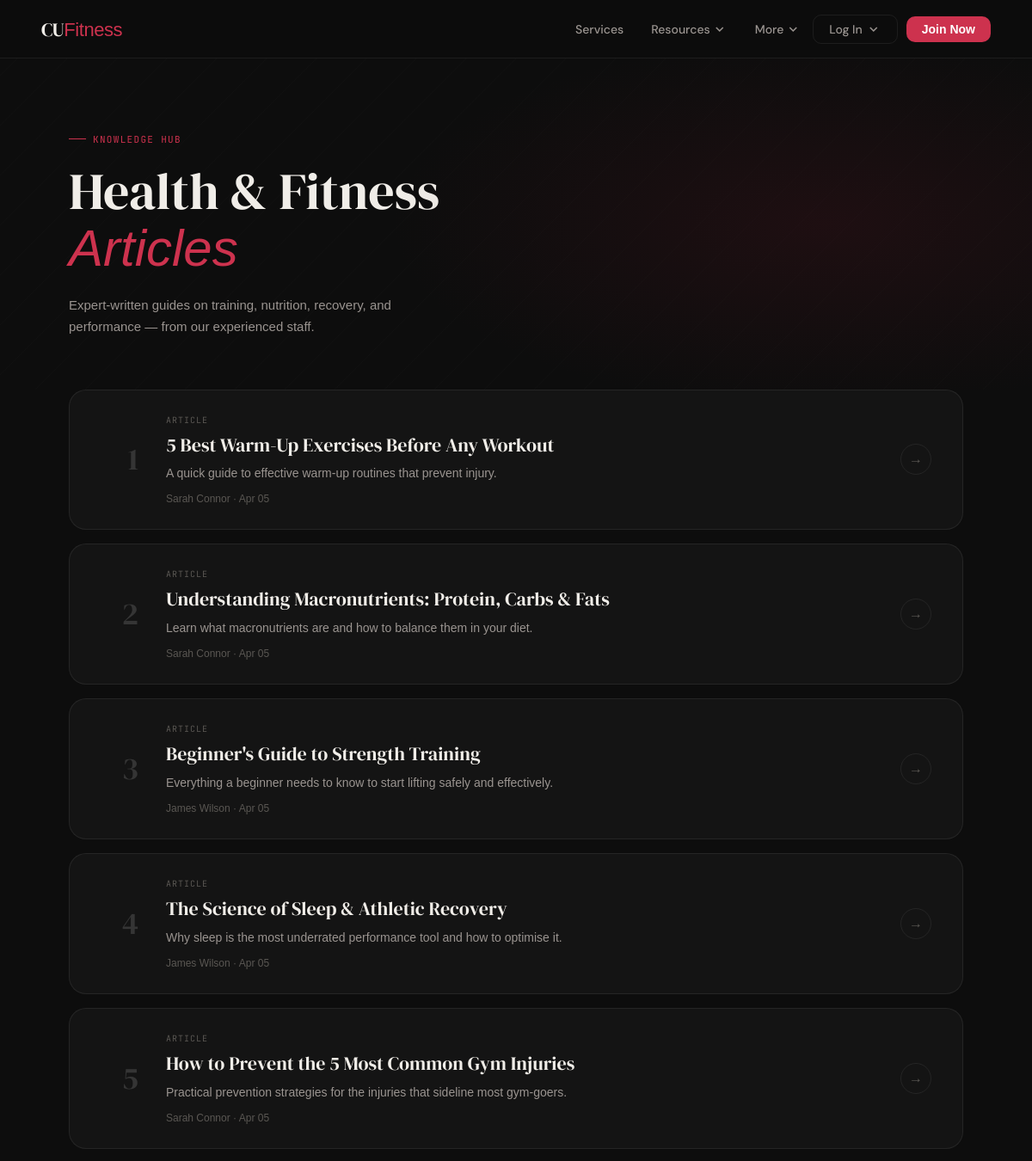
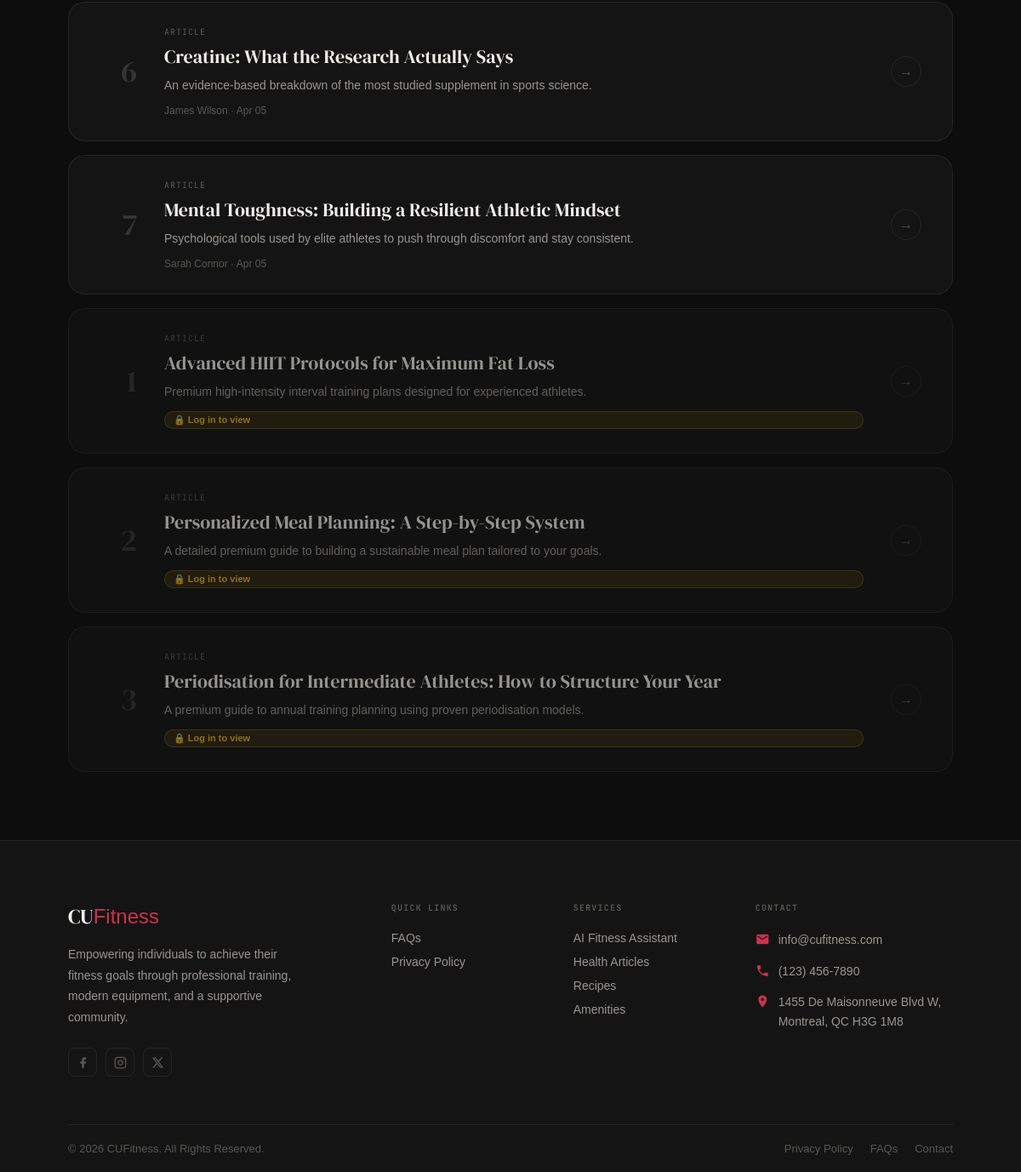
The app's page /articles/ with its own data (2 pictures, top to bottom).
### CUFitness/models.py (models this page shows, shortened)
class Article(models.Model):
    author = models.ForeignKey(
        CustomUser, related_name="articles",
        on_delete=models.SET_NULL,
        null=True,
        blank=True
    )
    title = models.CharField(max_length=100)
    locked = models.BooleanField(default=False, help_text='Premium content — requires login to view')
    description = models.CharField(max_length=250, help_text='Brief summary of the article')
    body = models.TextField(help_text="Add body here")
    created_at = models.DateTimeField(auto_now_add=True)
    updated_at = models.DateTimeField(auto_now=True)

class CustomUser(AbstractBaseUser, PermissionsMixin):
    ROLE_CHOICES = [
        ('MEMBER', 'Member'),
        ('COACH', 'Coach'),
        ('STAFF', 'Staff'),
        ('ADMIN', 'Admin'),
    ]
    role = models.CharField(max_length=20, choices=ROLE_CHOICES, default='MEMBER', verbose_name='user role')
    MEMBERSHIP_CHOICES = [
        ("BASIC", "Basic"),
        ("STANDARD", "Standard"),
        ("PLATINUM", "Platinum"),
        ("PER_SESSION", "Per Session"),
    ]
    email = models.EmailField(_("email address"), unique=True)
    first_name = models.CharField(_("first name"), max_length=50, default='')
    last_name = models.CharField(_("last name"), max_length=50, default='')
    membership = models.CharField(_("membership"), max_length=50, choices=MEMBERSHIP_CHOICES, default='BASIC')
    phone_number = models.CharField(max_length=20, default='', help_text='e.g. +1 514 555 0123')
    date_of_birth = models.DateField(null=True,)
    address = models.CharField(max_length=255, default='', blank=True,)
    profile_picture = models.ImageField(upload_to='profile_pictures/', default='defaults/Default_Profile_Picture.jpg',blank=True,)
    REQUEST_STATUS_CHOICES = [
        ('NONE', 'No Request'),
        ('PENDING', 'Pending Approval'),
        ('APPROVED', 'Approved'),
        ('REJECTED', 'Rejected'),
    ]
    coach_request_status = models.CharField(
        max_length=20,
        choices=REQUEST_STATUS_CHOICES,
        default='NONE',
        verbose_name='Coach request status'
    )
    WORKOUT_VISIBILITY_CHOICES = [
        ('PUBLIC', 'Public'),
        ('COACH_ONLY', 'Coach Only'),
    ]
    workout_visibility = models.CharField(
        max_length=20,
        choices=WORKOUT_VISIBILITY_CHOICES,
        default='COACH_ONLY',
        verbose_name='Workout history privacy setting'
    )
    is_staff = models.BooleanField(default=False)   # Staff access
    is_active = models.BooleanField(default=True)   # Account deactivation control
    date_joined = models.DateTimeField(default=timezone.now)
    USERNAME_FIELD = "email"    # Use email as login
    REQUIRED_FIELDS = []    # Safety control for createsuperuser
    objects = CustomUserManager()
    class Meta:
        permissions = [
            ("can_ban_users", "Can ban users"),
            ("can_view_coach_requests", "Can view coach requests"),
            ("can_accept_coach_requests", "Can accept coach requests"),
            ("can_change_user_role", "Can change user role"),
            ("can_view_user_reports", "Can view user reports"),
        ]

### CUFitness/views.py (the view)
# urls.py: path("articles/", views.user_articles, name='user_articles'),
def user_articles(request):
    free_articles = Article.objects.filter(locked=False)
    locked_articles = Article.objects.filter(locked=True)
    return render(request, 'CUFitness/general_website/navbar/articles.html',
                  {"free_articles": free_articles, "locked_articles": locked_articles})

### CUFitness/templates/CUFitness/general_website/navbar/articles.html (shortened to what this page needs)
{% extends 'CUFitness/general_website/base.html' %}
{% load static %}
{% block extra_styles %}
    <link rel="stylesheet" href="{% static 'general_website/articles.css' %}"/>
{% endblock %}
{% block content %}
    <div class="art-hero">
      <div class="art-hero-label">Knowledge Hub</div>
      <h1>Health &amp; Fitness<br><em>Articles</em></h1>
      <p class="art-hero-sub">Expert-written guides on training, nutrition, recovery, and performance — from our experienced staff.</p>
    </div>
    <div class="art-grid">
      {% for article in free_articles %}
      <a href="{% url 'article_details' article.id %}" class="art-card">
        <div class="art-card-index">{{ forloop.counter }}</div>
        <div class="art-card-body">
          <div class="art-card-tag">Article</div>
          <h3>{{ article.title }}</h3>
          <p>{{ article.description }}</p>
          <span class="art-card-author">{{ article.author.first_name|default:"CUFitness" }} {{ article.author.last_name|default:"" }} · {{ article.created_at|date:"M d" }}</span>
        </div>
        <div class="art-card-arrow">→</div>
      </a>
      {% empty %}
      <p style="padding:40px; color:var(--text-muted)">No articles yet.</p>
      {% endfor %}
      {% if user.is_authenticated %}
        {% for article in locked_articles %}
        <a href="{% url 'article_details' article.id %}" class="art-card">
          <div class="art-card-index">{{ forloop.counter }}</div>
          <div class="art-card-body">
            <div class="art-card-tag">Article · Members</div>
            <h3>{{ article.title }}</h3>
            <p>{{ article.description }}</p>
            <span class="art-card-author">{{ article.author.first_name|default:"CUFitness" }} {{ article.author.last_name|default:"" }} · {{ article.created_at|date:"M d" }}</span>
          </div>
          <div class="art-card-arrow">→</div>
        </a>
        {% endfor %}
      {% else %}
        {% for article in locked_articles %}
        <a href="{% url 'login' %}" class="art-card locked">
          <div class="art-card-index">{{ forloop.counter }}</div>
          <div class="art-card-body">
            <div class="art-card-tag">Article</div>
            <h3>{{ article.title }}</h3>
            <p>{{ article.description }}</p>
            <div class="locked-badge" style="margin-top:4px">🔒 Log in to view</div>
          </div>
          <div class="art-card-arrow">→</div>
        </a>
        {% endfor %}
      {% endif %}
    </div>
{% endblock %}

### CUFitness/static/general_website/base.css (style rules this page uses)
* { margin: 0; padding: 0; box-sizing: border-box; font-family: 'Poppins', sans-serif; }
body { background-color: #111; color: #fff; }

### CUFitness/static/general_website/navbar.css (style rules this page uses)
:root { --cu-red: hsl(349, 61%, 50%); --cu-red-glow: hsla(349, 61%, 50%, 0.15); --surface-0: #0d0d0d; --surface-1: #141414; --surface-2: #1c1c1c; --border: rgba(255,255,255,0.07); --border-hover:rgba(255,255,255,0.14); --text-primary: #f0ede8; --text-secondary: #9a9490; --text-muted: #5a5753; --radius-lg: 20px; --nav-height: 68px; }
*, *::before, *::after { box-sizing: border-box; }
body { margin: 0; background: var(--surface-0); color: var(--text-primary); font-family: 'DM Sans', sans-serif; }

### CUFitness/static/general_website/articles.css (style rules this page uses)
:root { --cu-red: hsl(349, 61%, 50%); --cu-red-dim: hsl(349, 61%, 35%); --cu-red-glow: hsl(349, 61%, 50%, 0.15); --surface-0: #0d0d0d; --surface-1: #141414; --surface-2: #1c1c1c; --border: rgba(255,255,255,0.07); --border-hover: rgba(255,255,255,0.14); --text-primary: #f0ede8; --text-secondary: #9a9490; --text-muted: #5a5753; --radius-lg: 20px; }
*, *::before, *::after { box-sizing: border-box; }
body { font-family: 'DM Sans', sans-serif; background: var(--surface-0); color: #fff; }
.art-hero { position: relative; padding: 80px 80px 60px; overflow: hidden; }
.art-hero::before { content: ''; position: absolute; inset: 0; pointer-events: none; background: radial-gradient(ellipse 60% 80% at 80% 50%, hsl(349,61%,20%,0.25) 0%, transparent 70%), repeating-linear-gradient(-45deg, transparent, transparent 40px, rgba(255,255,255,0.012) 40px, rgba(255,255,255,0.012) 41px); }
.art-hero-label { display: inline-flex; align-items: center; gap: 8px; font-family: 'JetBrains Mono', monospace; font-size: 11px; letter-spacing: 0.12em; color: var(--cu-red); text-transform: uppercase; margin-bottom: 20px; }
.art-hero-label::before { content: ''; display: block; width: 20px; height: 1px; background: var(--cu-red); }
.art-hero h1 { font-family: 'DM Serif Display', serif; font-size: clamp(36px, 5vw, 60px); font-weight: 400; line-height: 1.1; color: var(--text-primary); max-width: 540px; margin-bottom: 20px; }
.art-hero h1 em { font-style: italic; color: var(--cu-red); }
.art-hero-sub { font-size: 15px; color: var(--text-secondary); max-width: 420px; line-height: 1.7; }
.art-grid { display: flex; flex-direction: column; gap: 16px; margin: 0 80px 80px; }
.art-card { background: var(--surface-1); border: 1px solid var(--border); border-radius: var(--radius-lg); padding: 28px 36px; display: flex; align-items: center; gap: 32px; text-decoration: none; transition: border-color 0.2s, transform 0.2s, box-shadow 0.2s; position: relative; overflow: hidden; }
.art-card::before { content: ''; position: absolute; left: 0; top: 0; bottom: 0; width: 3px; background: var(--cu-red); transform: scaleY(0); transform-origin: bottom; transition: transform 0.25s ease; border-radius: var(--radius-lg) 0 0 var(--radius-lg); }
.art-card.locked { opacity: 0.6; }
.art-card-index { font-family: 'DM Serif Display', serif; font-size: 36px; font-weight: 400; color: var(--border-hover); line-height: 1; flex-shrink: 0; width: 44px; text-align: right; transition: color 0.2s; }
.art-card-body { flex: 1; display: flex; flex-direction: column; gap: 8px; min-width: 0; }
.art-card-tag { font-family: 'JetBrains Mono', monospace; font-size: 10px; letter-spacing: 0.1em; color: var(--text-muted); text-transform: uppercase; }
.art-card h3 { font-family: 'DM Serif Display', serif; font-size: 22px; font-weight: 400; color: var(--text-primary); line-height: 1.3; }
.art-card p { font-size: 14px; color: var(--text-secondary); line-height: 1.6; }
.art-card-author { font-size: 12px; color: var(--text-muted); margin-top: 4px; }
.art-card-arrow { width: 36px; height: 36px; border-radius: 50%; border: 1px solid var(--border); display: flex; align-items: center; justify-content: center; color: var(--text-muted); font-size: 16px; flex-shrink: 0; transition: all 0.2s; }
.locked-badge { display: inline-flex; align-items: center; gap: 5px; padding: 3px 10px; border-radius: 100px; font-size: 11px; font-weight: 600; background: rgba(234,179,8,0.12); color: #eab308; border: 1px solid rgba(234,179,8,0.25); }

### records on screen
Article: title "5 Best Warm-Up Exercises Before Any Workout", description "A quick guide to effective warm-up routines that prevent injury.", author.first_name "Sarah", author.last_name "Connor", created_at "Apr 05"
Article: title "Understanding Macronutrients: Protein, Carbs & Fats", description "Learn what macronutrients are and how to balance them in your diet.", author.first_name "Sarah", author.last_name "Connor", created_at "Apr 05"
Article: title "Beginner's Guide to Strength Training", description "Everything a beginner needs to know to start lifting safely and effectively.", author.first_name "James", author.last_name "Wilson", created_at "Apr 05"
Article: title "The Science of Sleep & Athletic Recovery", description "Why sleep is the most underrated performance tool and how to optimise it.", author.first_name "James", author.last_name "Wilson", created_at "Apr 05"
Article: title "How to Prevent the 5 Most Common Gym Injuries", description "Practical prevention strategies for the injuries that sideline most gym-goers.", author.first_name "Sarah", author.last_name "Connor", created_at "Apr 05"
Article: title "Creatine: What the Research Actually Says", description "An evidence-based breakdown of the most studied supplement in sports science.", author.first_name "James", author.last_name "Wilson", created_at "Apr 05"
Article: title "Mental Toughness: Building a Resilient Athletic Mindset", description "Psychological tools used by elite athletes to push through discomfort and stay consistent.", author.first_name "Sarah", author.last_name "Connor", created_at "Apr 05"
Article: title "Advanced HIIT Protocols for Maximum Fat Loss", description "Premium high-intensity interval training plans designed for experienced athletes."
Article: title "Personalized Meal Planning: A Step-by-Step System", description "A detailed premium guide to building a sustainable meal plan tailored to your goals."
Article: title "Periodisation for Intermediate Athletes: How to Structure Your Year", description "A premium guide to annual training planning using proven periodisation models."
